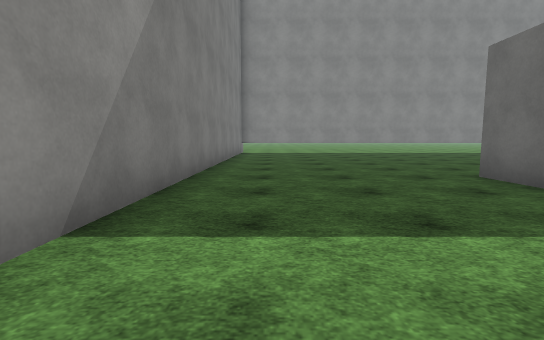
[1] (above)

24 first-person views from a walk through a Unity game level. The camera is 1.2 m above the floor, tilts 6° down and sees 85° across. The floor is counted in squares, 2 m on a side. Each view is taken from the middle of a square. On the plan, view 1 faces up. The plan holds only what a view shows up to about 9 squares ahead; the rest is blank. The place goes on beyond the plan. The player character is not drawn. Surface patterns are stand-ins for the level's own textures.

[2]
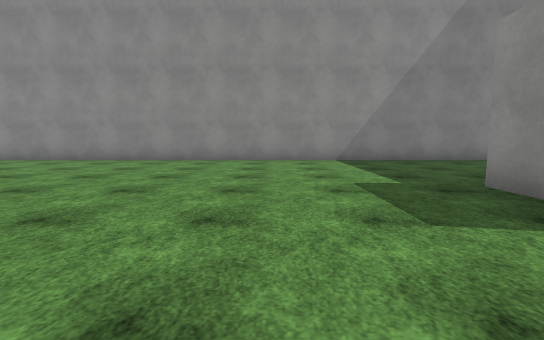

[3]
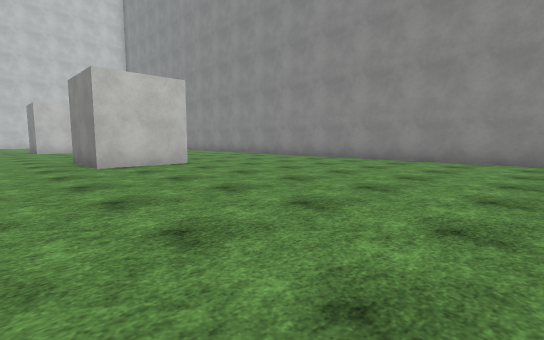

[4]
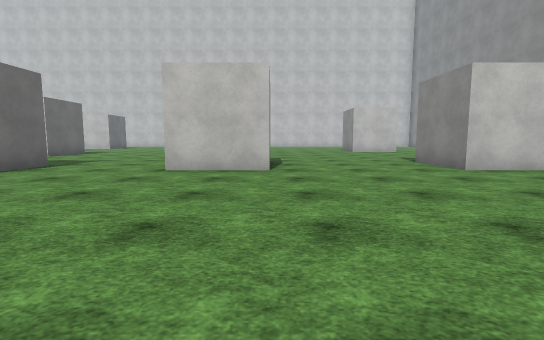

[5]
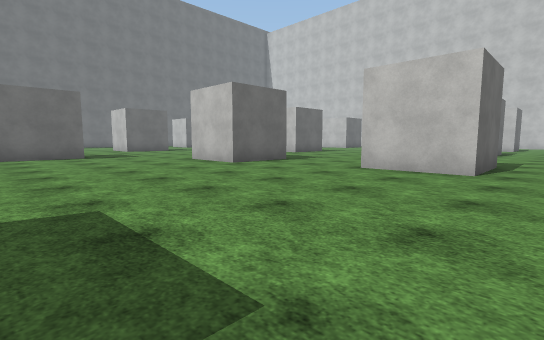

[6]
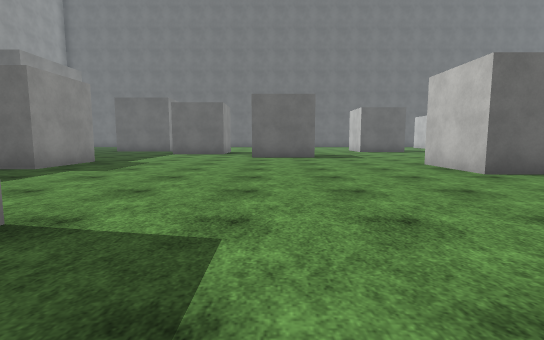

[7]
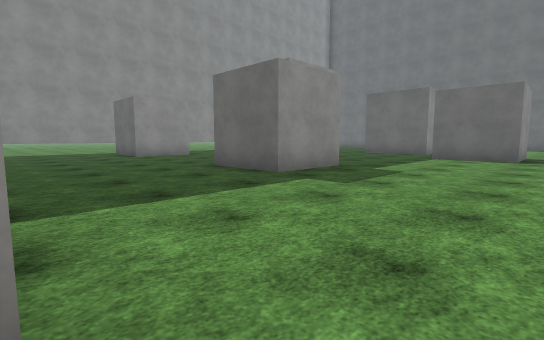

[8]
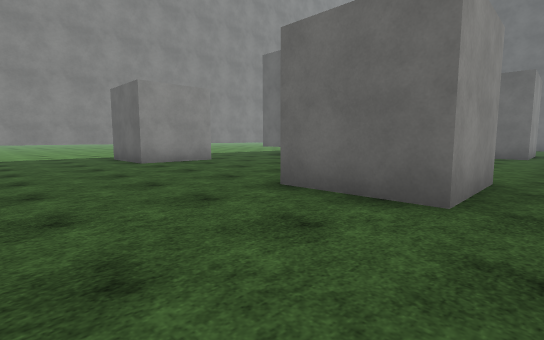

[9]
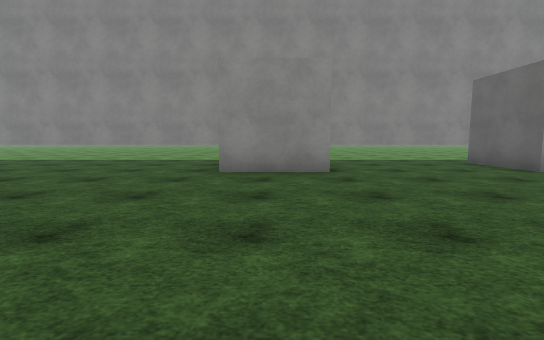

[10]
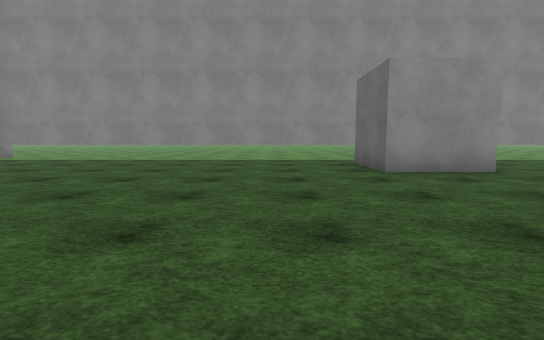

[11]
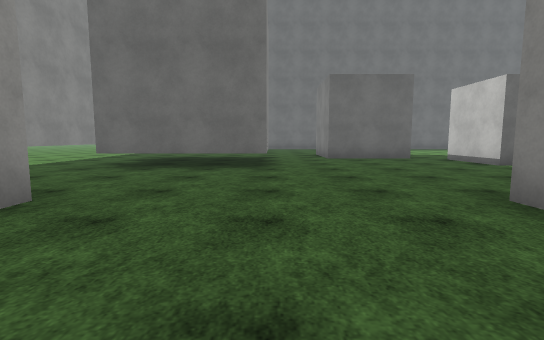

[12]
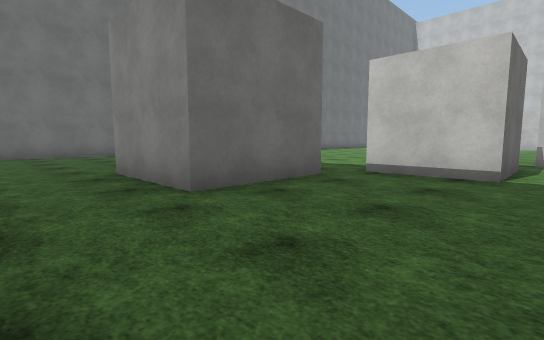

[13]
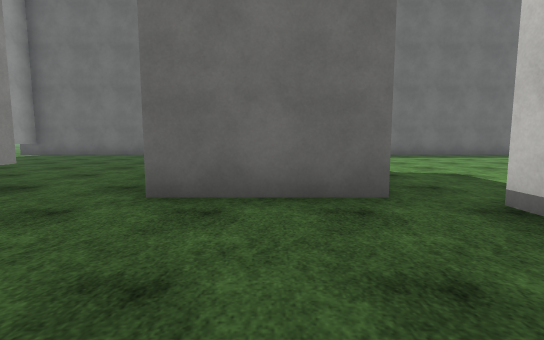

[14]
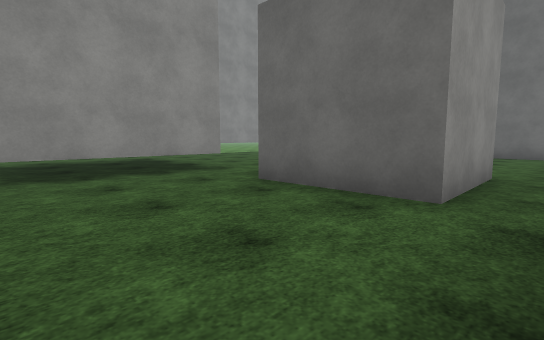

[15]
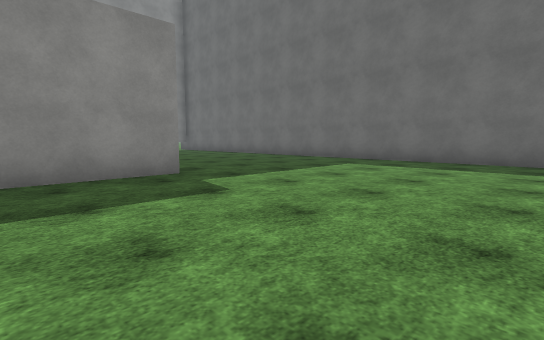

[16]
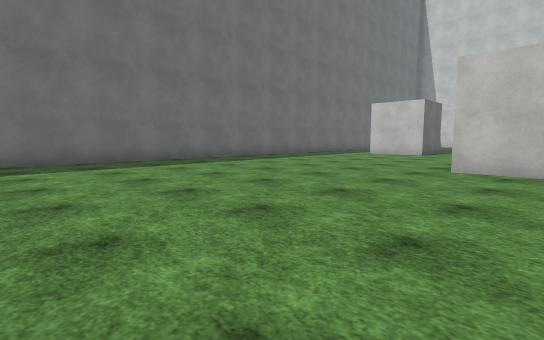

[17]
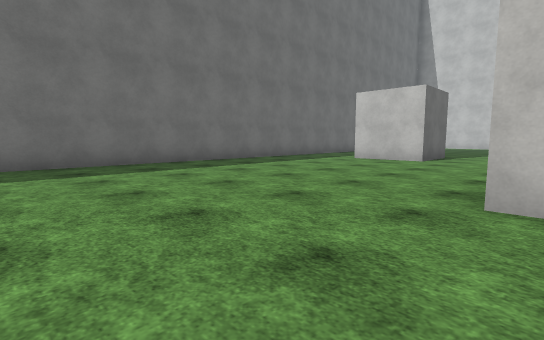

[18]
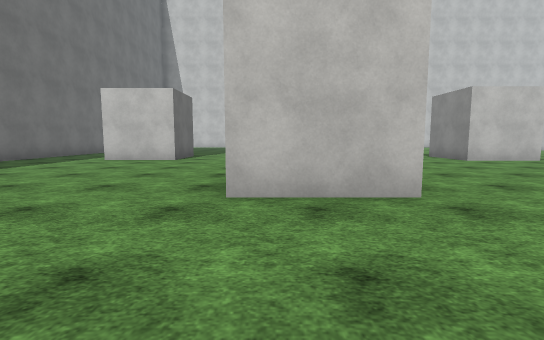

[19]
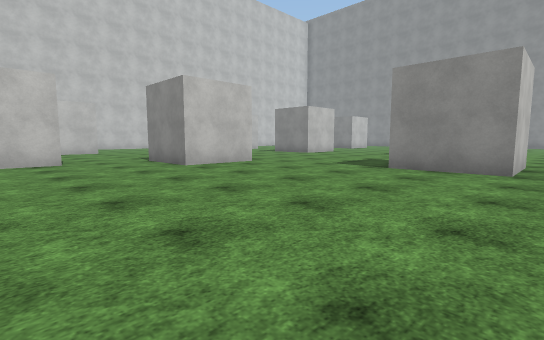

[20]
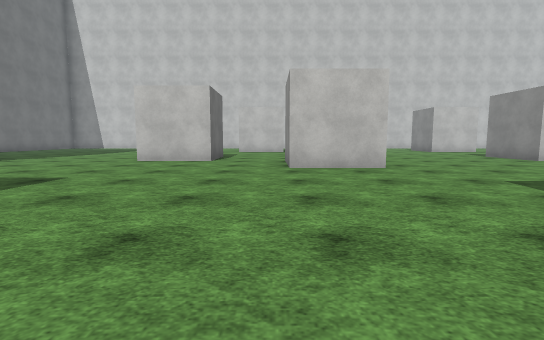

[21]
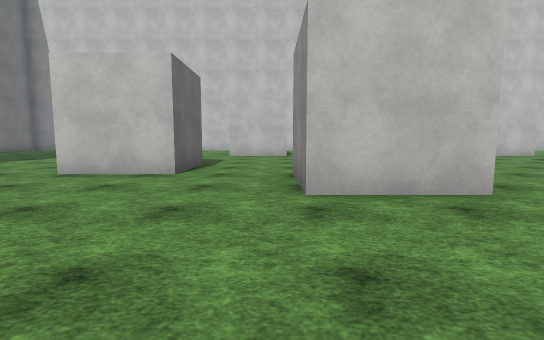

[22]
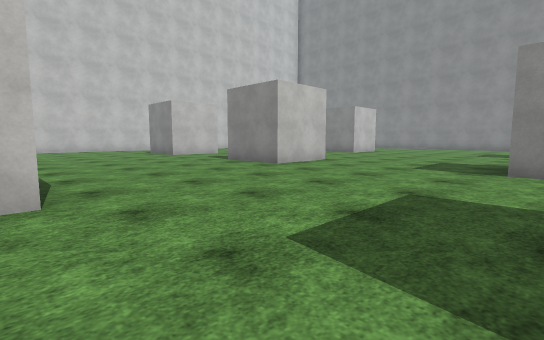

[23]
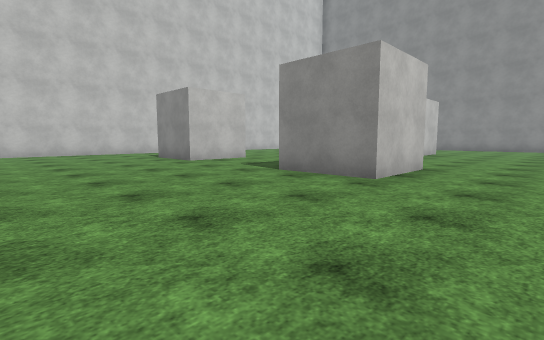

[24]
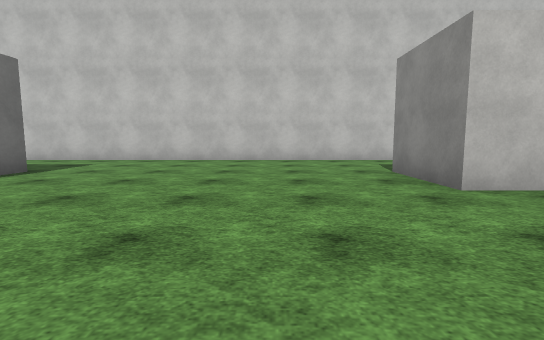

### Floor plan
Key: @ floor where view 1 was taken; # wall or solid block; . floor; T thing the floor can be seen under or through.
Columns run from 2 left of view 1 to 31 right of it. Each row starts with its distance up from view 1.
 13  ###########  #####    ###
 12   ..........  ....    ....
 11    ........#  ...#  .......   ..
 10    ........###...###..#   ......
  9 #.....................#   ......
  8 #.....................#   ......
  7 #......................TTT......
  6 #................................#
  5 #...... .................###.....#
  4 #.....#  .  .....###.....###.....#
  3 #.....#      ....###.....###.....#
  2 #.......      .........##........#
  1 #........     .........##........#
  0 #.@.......   #.........##........#
 -1 #....................... ........#
 -2 #....................##. ........#
 -3 #....................# . ........#
 -4 #....................  . ........#
 -5 #................................#
 -6 #...............###......##......#
 -7 #. ...##...###..###......  ......#
 -8 #      #...###...........  ......#
 -9        ................... ......#
-10        ..........................#
-11        ............##............#
-12        ............ #........##..#
-13        .....###.... #..##....#
-14         ..    #....  ..# .....
-15               #....  ..#  ..
-16              ......  ...   .
-17             .......  ...
-18             ........
-19              ##......
-20               #......#
-21               ........
-22              ..........
-23              ...........
-24              ###########

Where each view was taken, in squares from view 1:
view 1: 0 up, 0 right, facing up
view 2: 0 up, 7 right, facing left
view 3: 0 up, 7 right, facing down-left
view 4: 1 down, 9 right, facing down
view 5: 1 down, 8 right, facing down-right
view 6: 2 down, 9 right, facing right
view 7: 1 down, 11 right, facing up-right
view 8: 2 up, 12 right, facing up-right
view 9: 4 up, 10 right, facing up
view 10: 4 up, 7 right, facing up
view 11: 7 up, 14 right, facing right
view 12: 7 up, 20 right, facing down-right
view 13: 4 up, 20 right, facing right
view 14: 2 up, 20 right, facing up-right
view 15: 2 down, 23 right, facing up-right
view 16: 0 up, 23 right, facing down-right
view 17: 3 down, 24 right, facing down-right
view 18: 3 down, 24 right, facing down
view 19: 5 down, 22 right, facing down-left
view 20: 5 down, 19 right, facing down
view 21: 8 down, 19 right, facing down
view 22: 8 down, 17 right, facing down-left
view 23: 11 down, 16 right, facing down-left
view 24: 15 down, 14 right, facing down
